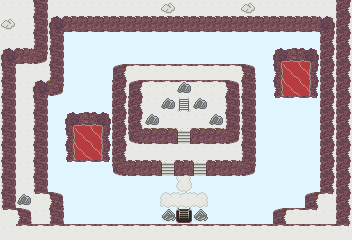

Rendered tile map (Tiled .tmx) drawn with the repository's tilesets; below, a short description and the map source with its tile grids summarised:
An orthogonal 22x15 tile map with 16x16 px tiles, 2 tile layers (Tile Layer 1, Tile Layer 2), 7 tilesets and 2 objects (2x Door).

<map version="1.9" tiledversion="1.9.0" orientation="orthogonal" renderorder="right-down" width="22" height="15" tilewidth="16" tileheight="16" infinite="0" backgroundcolor="#e1f5fe" nextlayerid="12" nextobjectid="88">
 <properties>
  <property name="action" value="(map-name &quot;FIERY CRYPT – B1F&quot;)" />
  <property name="disable-worldmap" type="bool" value="true" />
  <property name="map-name" value="FIERY CRYPT – B1F" />
  <property name="milla" value="(dialog '((&quot;/milla&quot; &quot;We are underground.&quot;)))" />
  <property name="music" value="enemies" />
 </properties>
 <tileset firstgid="1" source="../tilesets/npc_common.tsx" />
 <tileset firstgid="53" source="../tilesets/outdoor-1.tsx" />
 <tileset firstgid="181" source="../tilesets/indoor.tsx" />
 <tileset firstgid="237" source="../tilesets/crypt-1.tsx" />
 <tileset firstgid="293" source="../tilesets/crypt-2.tsx" />
 <tileset firstgid="349" source="../tilesets/outdoor-2.tsx" />
 <tileset firstgid="509" source="../tilesets/outdoor-3.tsx" />
 <layer id="1" name="Tile Layer 1" width="22" height="15">
  <data>[330 cells, 230 non-empty, 32 distinct tile ids]</data>
 </layer>
 <objectgroup id="10" name="npcs" />
 <layer id="6" name="Tile Layer 2" width="22" height="15">
  <data>[330 cells, 27 non-empty, 11 distinct tile ids]</data>
 </layer>
 <objectgroup id="9" name="items" />
 <objectgroup id="2" name="spawn points">
  <object id="80" class="Door" x="176" y="112" width="16" height="16">
   <properties>
    <property name="mainDoor" type="bool" value="true" />
    <property name="roomId" value="67" />
   </properties>
  </object>
  <object id="84" class="Door" x="176" y="192" width="16" height="16">
   <properties>
    <property name="orientation" type="int" value="1" />
    <property name="roomId" value="t3_02" />
   </properties>
  </object>
 </objectgroup>
</map>
